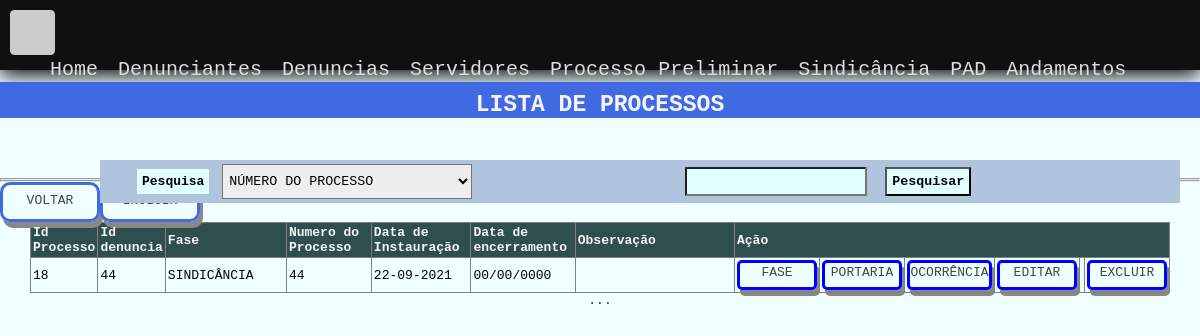
The page /processo/sin on the database as committed earlier.
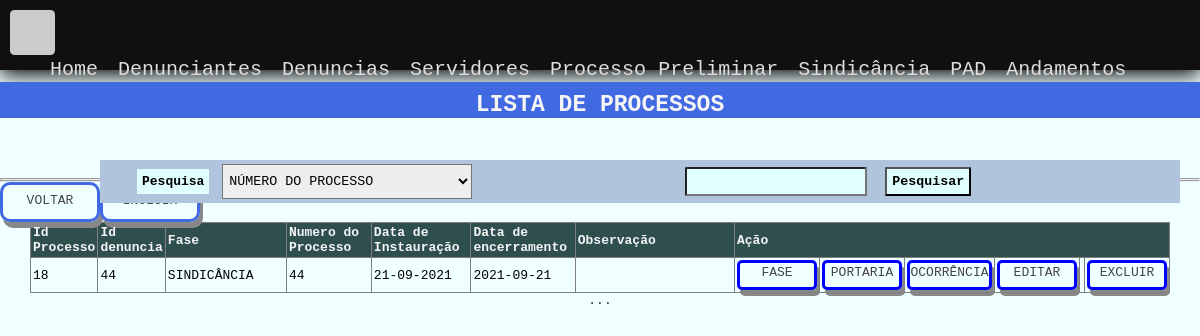
The same page on the database as committed later.
### tables this page shows
CREATE TABLE `processo` (
  `id_processo` int(11) NOT NULL,
  `id_denuncia` int(11) NOT NULL,
  `id_fase` int(11) NOT NULL,
  `numero_processo` varchar(20) NOT NULL,
  `data_instauracao` date NOT NULL,
  `observacao` varchar(200) NOT NULL,
  `anexo` varchar(100) NOT NULL,
  `data_encerramento` date DEFAULT NULL,
  `user` int(11) NOT NULL
);

CREATE TABLE `fase` (
  `id_fase` int(11) NOT NULL,
  `fase` varchar(25) NOT NULL
);

### app/core/Controller.php (called while the page is built, shortened)
<?php
class Controller{
     public function load($viewName, $viewData=array(),  $viewData2 = ""){
        extract($viewData);
        include "app/views/" . $viewName .".php";
   }
}

### app/controllers/ProcessoController.php (called while the page is built, shortened)
<?php
class ProcessoController extends Controller{
   public function sin(){
        $processo = new Processo_Model();
        $parametro = "SINDICANCIA";
        $dados["fase"] = $parametro;
        $dados["processo"] = $processo->ProcessoFase($parametro);
        $dados["view"] = "processo/Index";
        $this->load("template", $dados);
   }
}

### app/core/Core.php (called while the page is built, shortened)
<?php
class Core{
    private $controller;
    private $metodo;
    private $parametros = array();
    public function run(){
       $c = new $controllerCorrente;
       call_user_func_array(array($c, $this->getMetodo()), $this->getParametros());
    }
    public function verificaUri(){
        $url =explode("index.php", $_SERVER["PHP_SELF"]);
        $url = end($url);
        if($url!=""){
            $url = explode('/', $url);
            array_shift($url);
            $this->controller = ucfirst($url[0]) ."Controller";
            array_shift($url);
            if(isset($url[0])){
                $this->metodo = $url[0];
            }
        }else{
            $this->controller = ucfirst(CONTROLLER_PADRAO) ."Controller";
        }
    }
    public function getMetodo() {
        if(method_exists(NAMESPACE_CONTROLLER .$this->controller, $this->metodo)){
            return $this->metodo;
        }
        return METODO_PADRAO;
    }
    public function getParametros() {
        return $this->parametros;
    }
}

### index.php (called while the page is built, shortened)
<?php
require 'app/core/Core.php';
$core = new Core;
$core->run();

### app/core/Model.php (called while the page is built, shortened)
<?php
abstract class Model{
    public function __construct() {
        $this->db = new \PDO("mysql:dbname=".BANCO.";host=".SERVIDOR,USUARIO,SENHA);
    }
}

### app/models/Processo_Model.php (called while the page is built, shortened)
<?php
class Processo_Model extends Model{
    public function ProcessoFase($parametro){
        $sql = "SELECT * FROM processo as p INNER JOIN fase as f ON p.id_fase = f.id_fase WHERE fase =:fase";
        $sql = $this->db->prepare($sql);
        $sql->bindValue(":fase", $parametro);
        $sql->execute();
        return $sql->fetchAll(\PDO::FETCH_OBJ);
    }
}

### app/views/processo/Index.php (the view, shortened to what this page needs)
<div class="base-home">
	<h1 class="titulo-pagina">Lista de Processos</h1>
</div>
<div class="frmConsulta">
	<form method="POST" action="<?php echo URL_BASE . 'Pesquisa/porParametro'; ?>" >
		<table>
			<tr>
				<td>
					<label>Pesquisa</label>
						<select name="pesquisa" classe="select">
								<option value="2" selected="selected">Número do Processo</option>
						</select>
				</td>
				<td>
						<input type="text" autofocus name="valorPreenchidoUsuario">
						<input type="submit" value="pesquisar">
				</td>
			</tr>
			</table>
		</div>
<div class="base-lista">
	<div>
		<table width="100%" border="1" cellspacing="0" cellpadding="0">
		  <thead class="thead">
				<th align="center" width="5%">Id Processo</th>
				<th align="center" width="5%">Id denuncia</th>
				<th align="center" width="15%">Fase</th>
				<th align="center" width="10%">Numero do Processo</td>
				<th align="center" width="10%">Data de Instauração </th>
				<th width="10%">Data de encerramento</th>
				<th width="25%">Observação</th>
				<th align="center" colspan="6">Ação</th>
		</thead>
	<?php
	  	foreach($processo as $pd){
	?>
			<tr>
				<td align="center"><?php echo $_SESSION['id_processo'] = $pd->id_processo; ?></td>
				<td align="center"><?php echo $pd->id_denuncia ?> </td>
				<td align="center"><?php echo $pd->fase  ?> </td>
				<td align="center"><?php echo $pd->numero_processo ?> </td>
				 <td align="center"> <?php $data = new DateTime($pd->data_instauracao);
				 	if($data > "01/01/1900"){
				 		echo $data->format('d-m-Y');
					 }else{
						 echo "00/00/0000";
					 }
				 	?>
				 </td>
 	 			<td align="center">
				<?php $data = $pd->data_encerramento;
					$dataCompara = '2000-01-01';
				 	if(strtotime($data) > strtotime($dataCompara)){
				 		echo $data;
					 }else{
						echo  "00/00/0000";
					 }
					 ?>
				 </td>
				 <td><?php echo $pd->observacao  ?> </td>
				<td>
				<div class="btn-portaria">
					<a href="<?php echo URL_BASE ."Fase/Tramitar/".$pd->id_processo ?>" >Fase</a>
	  			</div>
	  			</td>
				<td>
					<div class="btn-portaria">
						<a href="<?php echo URL_BASE ."Portaria/Vincular/".$pd->id_processo ?>" >Portaria</a>
	  				</div>
	  			</td>
				<td>
				<div class="btn-ocorrencia">
					<a href="<?php echo URL_BASE ."Vincular/Ocorrencia/".$pd->id_processo ?>" >Ocorrência</a>
	  			</div>
	  			</td>
				<td>
				<div class="btn-editar">
					<a href="<?php echo URL_BASE ."Processo/Edit/".$pd->id_processo ?>" >Editar</a>
					</div>
				</td>
				<?php
					if(isset($fase) && ($fase == "PAD")){
						echo '<td>
						<div class="btn-ocorrencia">';
				?>
						<a href="'<?php echo URL_BASE ."Processo/Processar/".$pd->id_processo ?>'">Processar</a>
 						</div>
						</td>
				<?php
					}else{
						echo '<td></td>';
					}
				?>
				<td>
				<div class="btn-excluir">
					<a href="<?php echo URL_BASE ."Processo/Excluir/".$pd->id_processo ?>" >Excluir</a>
	  			</div>
				</td>
			</tr>
			<?php } ?>
			<div class="btn-inc">
			</div>
			<div class="btn-inc">
				<a href="<?php echo URL_BASE . "processo/novo" ?>" >INCLUIR </a>
			</div>
		</table>
	</div>
		<p>...</P>
</div>

### app/views/template.php (shortened to what this page needs)
<html>
<head>
<link rel="stylesheet" href="<?php echo URL_BASE ."/assets/css/styleEstudo.css" ?>" />
</head>
<body>
	<header>
		<div class="logo"></div>
	<nav>
	<ul class="menu">
		<li><a href="<?php echo URL_BASE ?>" >Home</a></li>
		<li><a href="<?php echo URL_BASE . "denunciante" ?>" >Denunciantes</a></li>
		<li><a href="<?php echo URL_BASE . "denuncia" ?>" >Denuncias</a></li>
		<li><a href="<?php echo URL_BASE . "servidor" ?>" >Servidores</a></li>
		<li><a href="<?php echo URL_BASE . "processo/pp" ?>" >Processo Preliminar</a></li>
		<li><a href="<?php echo URL_BASE . "processo/sin" ?>" >Sindicância</a></li>
		<li><a href="<?php echo URL_BASE . "processo/pad" ?>" >PAD</a></li>
		<li><a href="<?php echo URL_BASE . "andamento/getAll" ?>">Andamentos</a></li>
		<li><a href="<?php echo URL_BASE . "upload" ?>">Upload</a></li>
	</ul>
</nav>		</header>
	<section class="container">
		<?php
			$this->load($view, $viewData, $viewData2);
		?>
	</section>
</body>
</html>

### assets/css/styleEstudo.css (style rules this page uses)
* { margin:0; padding:0; box-sizing:border-box; justify-content:left; -webkit-box-sizing:border-box; -moz-box-sizing:border-box; -o-box-sizing:border-box; -ms-box-sizing:border-box; vertical-align:middle; font-family:monospace; }
html { height:100%; width: 100%; background:#ddd url(../img/fundo.png) fixed no-repeat center; background-size:100%; }
h1, h2, h3, h4, h5 { margin:0; padding:0; text-transform:uppercase; font-weight:inherit; }
p { line-height:1.2em; font-size:1em; letter-spacing:0; color:#263238; }
a { text-decoration:none; color:#444; }
input,textarea, select { background:#EEEEEE; text-transform: uppercase; }
input[type=date], select { padding:2px }
select { height: 35px; }
ul, li { list-style:none; }
body { width: 100%; height: 100%; background-color:azure; }
header { width: 100%; height: 70px; background-color:#101010; box-shadow: 0px 5px 20px #000; padding: 10px; display: flex; align-items: center; flex-wrap: wrap; }
h1 { color: #ffff; text-align: center; margin-top: 20px; }
.logo { width: 45px; height: 45px; border-radius: 10%; background-color: #ccc; }
ul { list-style: none; }
.menu { list-style: none; display: flex; flex-wrap: wrap; font-size: 20px; margin-left: 20px; }
.menu li a { color: #fff; display: block; text-decoration-style: nome; margin-left: 20px; }
.container { max-width: 100%; margin: 0 auto; display: flex; flex-wrap: wrap; }
.container div { flex: 1 1 800px; }
.base-home { background-color:royalblue; width: 100%; height: 5%; margin-top: 1%; }
li { list-style: none; line-height: 30px; text-align:left; color: white; }
.menu li a { padding-left: 0px; color:#ddd; }
a:link { text-decoration: none; }
form { background-color:lightsteelblue; width: 90%; position: absolute; top:20%; left: 100px; }
label, input { border-radius: 2%; background-color:lightcyan; margin: 5px; padding: 5px; font-weight: bold; text-transform: capitalize; }
.base-lista { width: 100%; margin-top: 2%; background-color:; text-align: center; }
input[type="text"] { text-align: left; }
.titulo-pagina { font-weight: bolder; font-size: 23px; color:whitesmoke; width: 100%; text-align: center; margin-left: 0px; margin-top: 10px; }
table { border-collapse: collapse; width: 95%; margin-left: 30px; margin-right: 10px; vertical-align: var(--bs-table-active-color); }
th, td { text-align: left; padding: 2px; }
th { background-color:darkslategray; color: whitesmoke; }
.btn-inc { width: 100px; height: 40px; float: left; color: black; border-radius: 10px; border-color:royalblue; border-style: solid; padding-top: 8px; text-align: center; box-shadow: 3px 6px #888888; text-transform: uppercase; }
.btn-excluir { width: 80px; height: 30px; color:blue; border-radius: 5px; border-style: solid; padding-top: 2px; text-align: center; text-transform: uppercase; box-shadow: 3px 6px #888888; }
.btn-editar { width: 80px; height: 30px; color:blue; border-radius: 5px; border-style: solid; padding-top: 2px; text-align: center; text-transform: uppercase; box-shadow: 3px 6px #888888; }
.btn-portaria { width: 80px; height: 30px; color:blue; border-radius: 5px; border-style: solid; padding-top: 2px; text-align: center; text-transform: uppercase; box-shadow: 3px 6px #888888; }
.btn-ocorrencia { width: 85px; height: 30px; color:blue; border-radius: 5px; border-style: solid; padding-top: 2px; text-align: center; text-transform: uppercase; box-shadow: 3px 6px #888888; }
.frmConsulta { margin-top: 3%; width: auto; margin-left: 80px; }

Rows that differ between the two databases and show on the page:
changed processo "SINDICÂNCIA": data_instauracao "22-09-2021" → "21-09-2021"; data_encerramento (not shown) → "2021-09-21"; no longer shows "00/00/0000"
